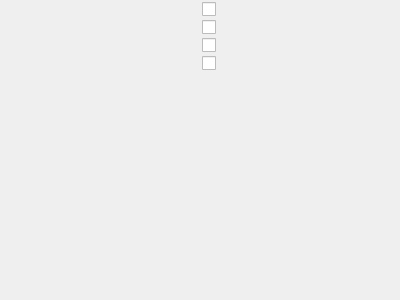
<?xml version="1.0" encoding="UTF-8"?>
<ui version="4.0">
 <class>StoryStructureSelector</class>
 <widget class="QWidget" name="StoryStructureSelector">
  <property name="geometry">
   <rect>
    <x>0</x>
    <y>0</y>
    <width>400</width>
    <height>300</height>
   </rect>
  </property>
  <property name="minimumSize">
   <size>
    <width>350</width>
    <height>0</height>
   </size>
  </property>
  <property name="windowTitle">
   <string>Form</string>
  </property>
  <layout class="QVBoxLayout" name="verticalLayout">
   <property name="spacing">
    <number>3</number>
   </property>
   <property name="leftMargin">
    <number>2</number>
   </property>
   <property name="topMargin">
    <number>2</number>
   </property>
   <property name="rightMargin">
    <number>2</number>
   </property>
   <property name="bottomMargin">
    <number>2</number>
   </property>
   <item>
    <layout class="QHBoxLayout" name="horizontalLayout">
     <property name="spacing">
      <number>3</number>
     </property>
     <item>
      <widget class="Subtitle" name="widget" native="true">
       <property name="title" stdset="0">
        <string>Common 3 Act structure</string>
       </property>
       <property name="icon" stdset="0">
        <string>mdi.numeric-3-circle-outline</string>
       </property>
      </widget>
     </item>
     <item>
      <widget class="Toggle" name="cb3act">
       <property name="text">
        <string/>
       </property>
       <attribute name="buttonGroup">
        <string notr="true">buttonGroup</string>
       </attribute>
      </widget>
     </item>
    </layout>
   </item>
   <item>
    <layout class="QHBoxLayout" name="horizontalLayout_3">
     <property name="spacing">
      <number>3</number>
     </property>
     <item>
      <widget class="Subtitle" name="widget_3" native="true">
       <property name="title" stdset="0">
        <string>Save the Cat</string>
       </property>
       <property name="icon" stdset="0">
        <string>fa5s.cat</string>
       </property>
      </widget>
     </item>
     <item>
      <widget class="Toggle" name="cbSaveTheCat">
       <property name="text">
        <string/>
       </property>
       <attribute name="buttonGroup">
        <string notr="true">buttonGroup</string>
       </attribute>
      </widget>
     </item>
    </layout>
   </item>
   <item>
    <layout class="QHBoxLayout" name="horizontalLayout_2">
     <property name="spacing">
      <number>3</number>
     </property>
     <item>
      <widget class="Subtitle" name="widget_2" native="true">
       <property name="title" stdset="0">
        <string>Weiland 10 beats</string>
       </property>
       <property name="icon" stdset="0">
        <string>mdi.dice-d10-outline</string>
       </property>
      </widget>
     </item>
     <item>
      <widget class="Toggle" name="cbWeiland10Beats">
       <property name="text">
        <string/>
       </property>
       <attribute name="buttonGroup">
        <string notr="true">buttonGroup</string>
       </attribute>
      </widget>
     </item>
    </layout>
   </item>
   <item>
    <layout class="QHBoxLayout" name="horizontalLayout_4">
     <property name="spacing">
      <number>3</number>
     </property>
     <item>
      <widget class="Subtitle" name="widget_4" native="true">
       <property name="title" stdset="0">
        <string>Story circle</string>
       </property>
       <property name="icon" stdset="0">
        <string>mdi.chart-arc</string>
       </property>
      </widget>
     </item>
     <item>
      <widget class="Toggle" name="cbStoryCircle">
       <property name="text">
        <string/>
       </property>
      </widget>
     </item>
    </layout>
   </item>
   <item>
    <spacer name="verticalSpacer">
     <property name="orientation">
      <enum>Qt::Vertical</enum>
     </property>
     <property name="sizeHint" stdset="0">
      <size>
       <width>20</width>
       <height>40</height>
      </size>
     </property>
    </spacer>
   </item>
  </layout>
 </widget>
 <customwidgets>
  <customwidget>
   <class>Toggle</class>
   <extends>QCheckBox</extends>
   <header>src.main.python.plotlyst.view.widget.input</header>
  </customwidget>
  <customwidget>
   <class>Subtitle</class>
   <extends>QWidget</extends>
   <header>src.main.python.plotlyst.view.widget.display</header>
   <container>1</container>
  </customwidget>
 </customwidgets>
 <resources/>
 <connections/>
 <buttongroups>
  <buttongroup name="buttonGroup">
   <property name="exclusive">
    <bool>false</bool>
   </property>
  </buttongroup>
 </buttongroups>
</ui>
